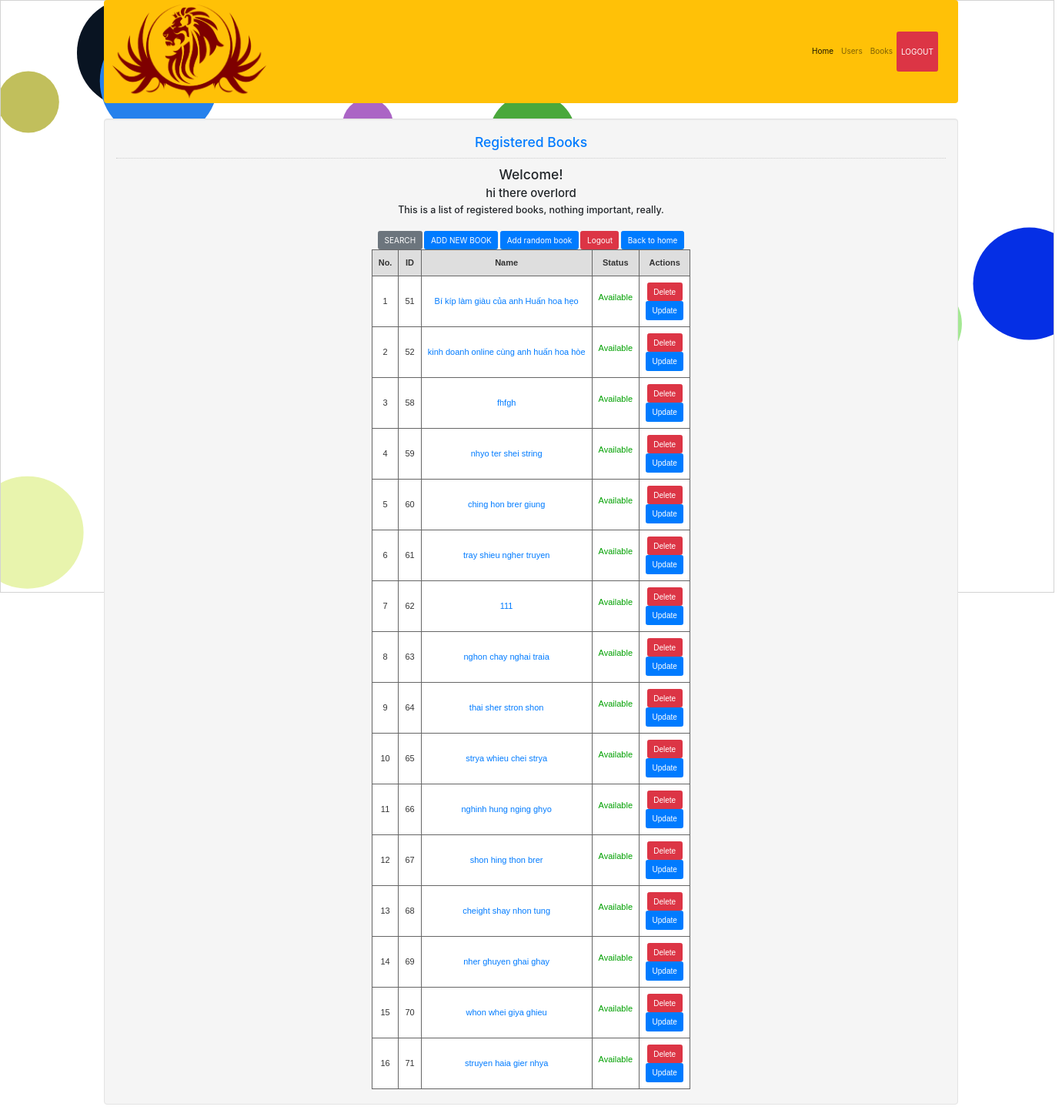
Screenshot of /books/display.php (signed in) with the database file from the repository.
### tables this page shows
CREATE TABLE `member` (
  `mem_id` int(11) NOT NULL,
  `role` int(11) NOT NULL,
  `status` int(11) NOT NULL DEFAULT 0,
  `firstname` varchar(50) NOT NULL,
  `lastname` varchar(50) NOT NULL,
  `username` varchar(30) NOT NULL,
  `password` varchar(12) NOT NULL,
  `email` varchar(255) NOT NULL,
  `address` varchar(255) NOT NULL,
  `phone` varchar(255) NOT NULL,
  `ticket_history` varchar(255) DEFAULT NULL
);

CREATE TABLE `books` (
  `id` int(11) NOT NULL,
  `name` varchar(255) NOT NULL,
  `author` varchar(255) NOT NULL,
  `category` varchar(255) NOT NULL,
  `cover` varchar(255) DEFAULT NULL,
  `description` varchar(255) NOT NULL,
  `status` int(11) NOT NULL
);

### books/display.php (the view, shortened to what this page needs)
<!DOCTYPE html>
<?php
require '../conn.php';
$sql = "SELECT * FROM `books` ";
$query = $conn->prepare($sql);
$query->execute();
$results = $query->fetchAll(PDO::FETCH_ASSOC);
?>
<html lang="en">
<head>
    <link rel="stylesheet" type="text/css" href="../css/bootstrap.css"/>
    <link href="../css/style.css" rel="stylesheet">
    <link href="//maxcdn.bootstrapcdn.com/bootstrap/4.1.1/css/bootstrap.min.css" rel="stylesheet" id="bootstrap-css">
</head>
<body onscroll="resize_canvas()">
<div class="container">
    <nav class="navbar navbar-expand-lg navbar-light bg-warning">
        <img style="width: 200px" src="../img/logo.png" href="home.php">
        <div class="collapse navbar-collapse" id="navbarSupportedContent">
            <ul class="navbar-nav ml-auto topnav">
                <li class="nav-item active">
                    <a class="nav-link" href="../home.php">Home <span class="sr-only">(current)</span></a>
                </li>
                <li class="nav-item">
                    <a class="nav-link" href="../users/display.php">Users</a>
                </li>
                <li class="nav-item">
                    <a class="nav-link" href="display.php">Books</a>
                </li>
                <li class="nav-item">
                    <a class="nav-link btn btn-danger text-white" type="button" href="../logout.php"
                       data-toggle="modal" data-target="#myModal">LOGOUT</a>
                </li>
            </ul>
        </div>
    </nav>
</div>
<div class="container" style="text-align: center">
    <div class="col-md-12 well" style="display: inline-block">
        <h3 class="text-primary">Registered Books</h3>
        <hr style="border-top:1px dotted #ccc;"/>
        <div>
            <h3>Welcome!</h3>
            <?php
            $id = $_SESSION['user']['mem_id'];
            $sql2 = $conn->prepare("SELECT * FROM `member` WHERE `mem_id`='$id'");
            $sql2->execute();
            $fetch = $sql2->fetch();
            ?>
            <div style="text-align: center;">
                <h4><?php echo 'hi there ' . $fetch['firstname'] . " " . $fetch['lastname'] ?></h4></div>
            <h5>This is a list of registered books, nothing important, really.</h5>
            <br/>
            <div style="text-align: center;">
                <form method="post">
                    <a class="btn btn-secondary" href="searchResult.php">SEARCH</a>
                    <?php if ($_SESSION['user']['role'] == 1): ?>
                        <a class="btn btn-primary" href="addForm.php">ADD NEW BOOK</a><?php endif; ?>
                    <?php if ($_SESSION['user']['role'] == 1): ?>
                        <a class="btn btn-primary" href="addRandomBook.php">Add random book</a><?php endif; ?>
                    <a class="btn btn-danger" href="../logout.php">Logout</a>
                    <a class="btn btn-primary" href="../home.php">Back to home</a>
                    <table class="gridtable" border="1px" style="margin: auto">
                        <tr>
                            <th>No.</th>
                            <th>ID</th>
                            <th>Name</th>
                            <th>Status</th>
                            <th>Actions</th>
                        </tr>
                        <?php foreach ($results as $key => $item): ?>
                            <tr>
                                <td><?php echo ++$key ?></td>
                                <td><?php echo $item['id'] ?></td>
                                <td><a href="profile.php?id=<?php echo $item['id'] ?>"> <?php echo $item['name'] ?></a></td>
                                <td><?php if ($item['status'] == 1) {
                                        echo '<p style="color: #00A000"> Available</p>';
                                    } else {
                                        echo '<p style="color: #9A0000">Unavailable</p>';
                                    } ?>
                                <td>
                                    <?php if ($_SESSION['user']['role'] == 1): ?>
                                        <a class="btn btn-danger"
                                           href="delete.php?id=<?php echo $item['id'] ?>">Delete</a><br>
                                        <a class="btn btn-primary" href="updateForm.php?id=<?php echo $item['id'] ?>">Update</a>
                                    <?php endif; ?>
                                </td>
                            </tr>
                        <?php endforeach; ?>
                    </table>
                </form>
            </div>
        </div>
    </div>
</div>
</body>
</html>

### books/display.php (style rules this page uses)
table.gridtable { font-family: verdana, arial, sans-serif; font-size: 11px; color: #333333; border-width: 1px; border-color: #666666; border-collapse: collapse; }
table.gridtable th { border-width: 1px; padding: 8px; border-style: solid; border-color: #666666; background-color: #dedede; }
table.gridtable td { border-width: 1px; padding: 8px; border-style: solid; border-color: #666666; background-color: #ffffff; }

### rows the page displays
member: firstname "overlord"
books: id "51", name "Bí kíp làm giàu của anh Huấn hoa hẹo", status "Available"
books: id "52", name "kinh doanh online cùng anh huấn hoa hòe", status "Available"
books: id "58", name "fhfgh", status "Available"
books: id "59", name "nhyo ter shei string", status "Available"
books: id "60", name "ching hon brer giung", status "Available"
books: id "61", name "tray shieu ngher truyen", status "Available"
books: id "62", name "111", status "Available"
books: id "63", name "nghon chay nghai traia", status "Available"
books: id "64", name "thai sher stron shon", status "Available"
books: id "65", name "strya whieu chei strya", status "Available"
books: id "66", name "nghinh hung nging ghyo", status "Available"
books: id "67", name "shon hing thon brer", status "Available"
books: id "68", name "cheight shay nhon tung", status "Available"
books: id "69", name "nher ghuyen ghai ghay", status "Available"
books: id "70", name "whon whei giya ghieu", status "Available"
books: id "71", name "struyen haia gier nhya", status "Available"
